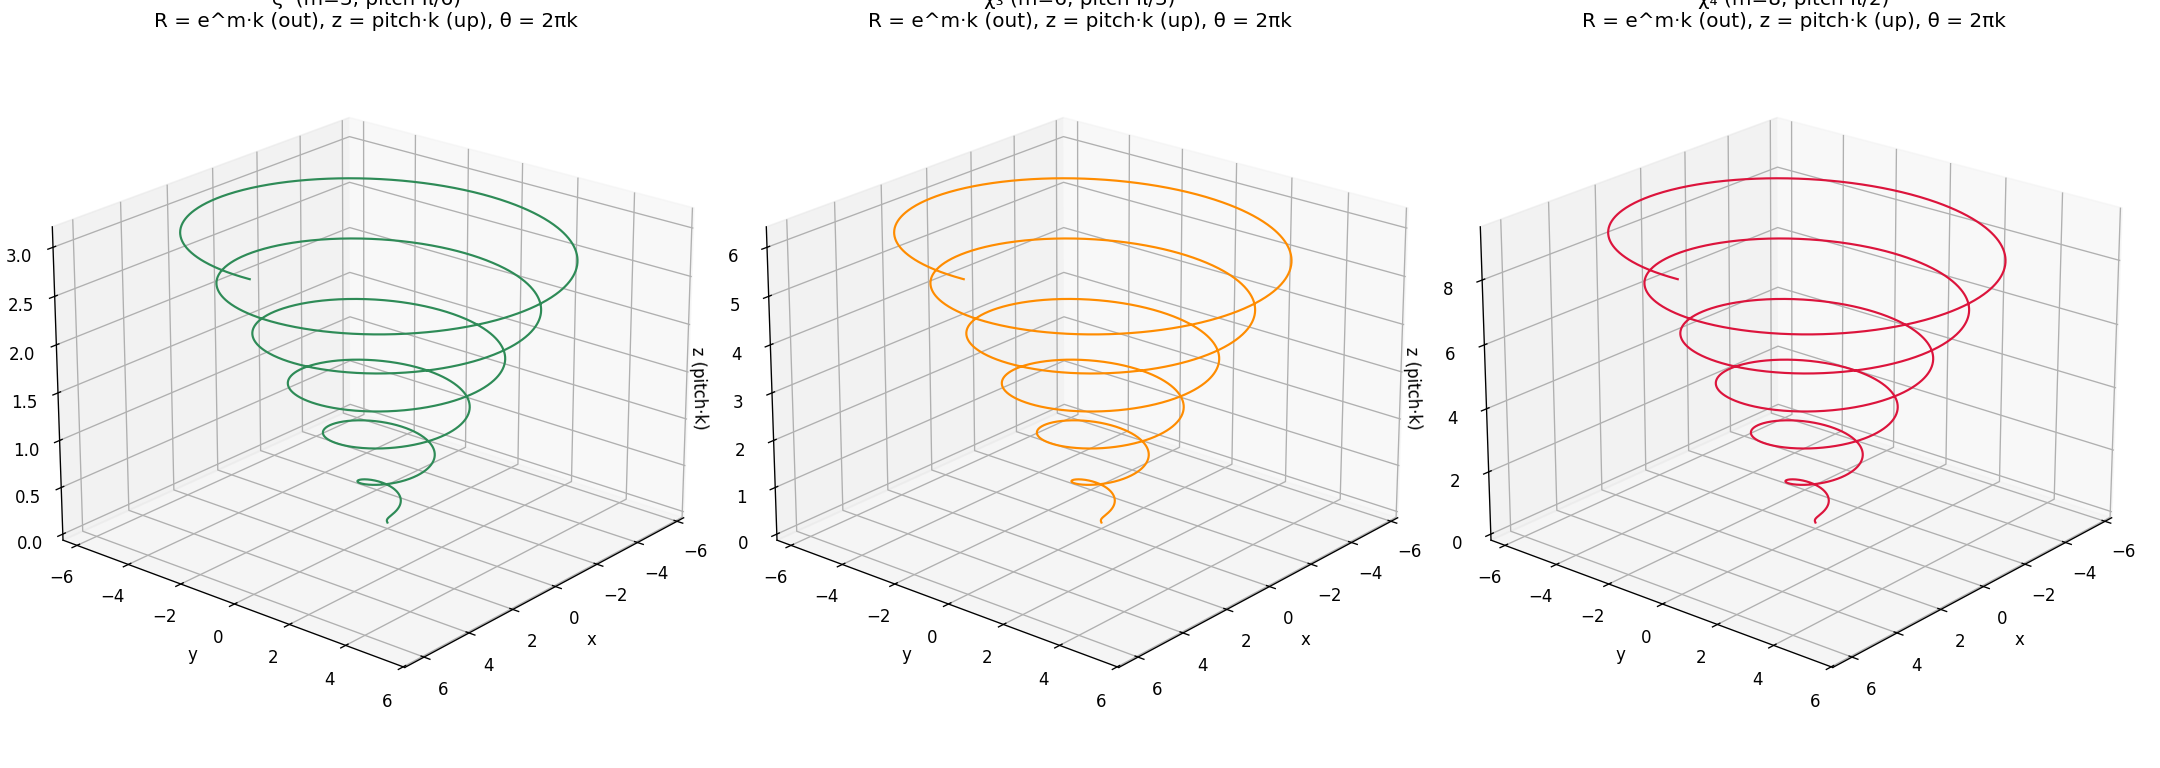

This figure's Python source:
"""
The bare helix curve per unit — no integers yet.

Continuous loop counter k:
    R(k) = e^m · k     (OUT — radius linear in the loop, the cone wall)
    z(k) = pitch · k   (UP  — the pitch climb)
    θ(k) = 2π · k      (one full turn per loop)

    x = R cosθ,  y = R sinθ,  z

ζ: m=3, pitch π/6   |   χ₃: m=6, pitch π/3   |   χ₄: m=8, pitch π/2
(Radius shown ÷ e^m so the three are comparable; the true radial rate is e^m.)
"""
import numpy as np, math, os
import matplotlib; matplotlib.use('Agg'); import matplotlib.pyplot as plt
OUT = os.path.dirname(os.path.abspath(__file__))

CH = [
  dict(name='ζ  (m=3, pitch π/6)', m=3, pitch=math.pi/6, c='seagreen'),
  dict(name='χ₃ (m=6, pitch π/3)', m=6, pitch=math.pi/3, c='darkorange'),
  dict(name='χ₄ (m=8, pitch π/2)', m=8, pitch=math.pi/2, c='crimson'),
]

KMAX = 6.0           # number of loops to draw
k = np.linspace(0, KMAX, 4000)

fig = plt.figure(figsize=(18, 6.4))
for col, ch in enumerate(CH):
    m, pitch = ch['m'], ch['pitch']
    theta = 2*math.pi * k
    R = k                      # = (e^m · k) / e^m, normalized for display
    z = pitch * k
    x, y = R*np.cos(theta), R*np.sin(theta)
    ax = fig.add_subplot(1, 3, col+1, projection='3d')
    ax.plot(x, y, z, color=ch['c'], lw=1.3)
    ax.set_title(ch['name'] + "\nR = e^m·k (out), z = pitch·k (up), θ = 2πk")
    ax.set_xlabel('x'); ax.set_ylabel('y'); ax.set_zlabel('z (pitch·k)')
    ax.view_init(elev=22, azim=40)
fig.tight_layout(); fig.savefig(f'{OUT}/helix_bare.png', dpi=120)
print(f"saved {OUT}/helix_bare.png")

# a side-on view so the pitch (up) and the cone widening (out) are both legible
fig2 = plt.figure(figsize=(18, 6.0))
for col, ch in enumerate(CH):
    m, pitch = ch['m'], ch['pitch']
    theta = 2*math.pi * k; R = k; z = pitch * k
    x, y = R*np.cos(theta), R*np.sin(theta)
    ax = fig2.add_subplot(1, 3, col+1, projection='3d')
    ax.plot(x, y, z, color=ch['c'], lw=1.3)
    ax.set_title(ch['name'] + " — side view")
    ax.set_xlabel('x'); ax.set_ylabel('y'); ax.set_zlabel('z')
    ax.view_init(elev=6, azim=0)
fig2.tight_layout(); fig2.savefig(f'{OUT}/helix_bare_side.png', dpi=120)
print(f"saved {OUT}/helix_bare_side.png")
